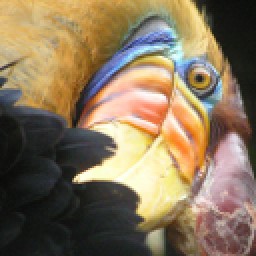
#> input picture ML-homework-main/ex7-kmeans and PCA/data/bird_small.png, 128 x 128 px, found by its file name (shown 2 times larger)
$ python ex7_kmeans_img.py
#> lines starting #> are read from the running program, lines starting #| are printed output that depends on the picture
import numpy as np
import pandas as pd
from skimage import io
import matplotlib.pyplot as plt
from sklearn.cluster import KMeans
import sys

def data_pre(path):
    """预处理数据"""
    imc = io.imread(path) / 255
    data = imc.copy().reshape(128*128, 3)
    centers = random_init(data, 16)
    return imc, data, centers

def random_init(X, k):
    """随机选取样本初始化"""
    idx = np.random.randint(0, len(X), k)
    return X[idx]

def find_centers(X, centers):
    """寻找新的聚类点"""
    idx = np.zeros(len(X))
    for i in range(len(X)):
        mindist = np.sum((X[i,:]-centers[0,:])**2)
        for j in range(1, len(centers)):
            dist = np.sum((X[i,:]-centers[j,:])**2)
            if dist<mindist:
                idx[i] = j
                mindist = dist
    return idx

def compute_centers(X, idx, k):
    """计算新的聚类点"""
    centers = []
    for i in range(k):
        centers_i = np.mean(X[idx==i], axis=0)
        centers.append(centers_i)
    return np.array(centers)

def run_Kmeans(X, centers, iters, k=16):
    """执行Kmeans算法"""
    for i in range(iters):
        idx = find_centers(X, centers)
        centers = compute_centers(X, idx, k)
    return idx, centers

def plot_compare(imc, data):
    """画出对比图"""
    fig, ax = plt.subplots(1, 2)
    ax[0].imshow(imc)
    imc = data.reshape(128, 128, 3)
    ax[1].imshow(imc)
    plt.show()

def main():
    """主函数"""
    path = 'ex7-kmeans and PCA/data/bird_small.png'
    imc = io.imread(path) / 255
    imc, data, centers = data_pre(path)
#> in random_init, `idx = np.random.randint(0, len(X), k)`: idx = [2732, 10799, 9845, 3264, 13123, 4859, 14019, 15719, 9225, 7891, 4373, 5874, 14116, 14935, 15430, 15832]
#> in data_pre, `centers = random_init(data, 16)`: centers = 16 rows, first 8: [0.682, 0.482, 0.204], [0.984, 0.992, 0.796], [0.839, 0.788, 0.824], [0.525, 0.6, 0.875], [0.286, 0.259, 0.216], [0.098, 0.106, 0.0745], [0.212, 0.224, 0.208], [0.565, 0.408, 0.388]
    k, iters = 16, 10
    if len(sys.argv)==2:
        if int(sys.argv[1])==1:
            """手搓Kmeans"""
            idx, centers = run_Kmeans(data, centers, iters, k)
            for i in range(k):
                data[idx==i] = centers[i]
        elif int(sys.argv[1])==2:
            """库函数"""
            model = KMeans(n_clusters=k, n_init=iters)
            model.fit(data)
            centers = model.cluster_centers_
            C = model.predict(data)
            data = centers[C].reshape(128, 128, 3)
        else:
            print("请输入正确的参数：\n\t1.\t手搓Kmeans\t\t2.\t库函数")
            sys.exit()
    elif len(sys.argv)==1:
        """手搓"""
        idx, centers = run_Kmeans(data, centers, iters, k)
#> idx = 16384 values, max 15 at index 96, min 0 at index 48, mean 7.72; centers = 16 rows, first 8: [0.766, 0.548, 0.254], [0.975, 0.943, 0.813], [0.784, 0.742, 0.747], [0.466, 0.564, 0.754], [0.373, 0.356, 0.386], [0.115, 0.125, 0.115], [0.331, 0.269, 0.233], [0.557, 0.465, 0.409]
        for i in range(k):
            data[idx==i] = centers[i]
    else:
        print("请输入正确的参数：\n\t1.\t手搓Kmeans\t\t2.\t库函数")
        sys.exit()
    plot_compare(imc, data)
#> in plot_compare, `imc = data.reshape(128, 128, 3)`:
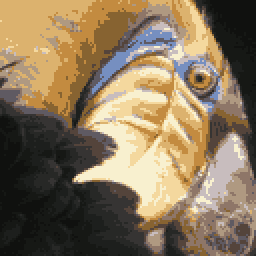
#> imc: shape (128, 128, 3) float64 (shown 2 times larger); mean of channels 0, 1, 2 0.531, 0.46, 0.358; drawn as R, G, B
#> in plot_compare, `plt.show()`:
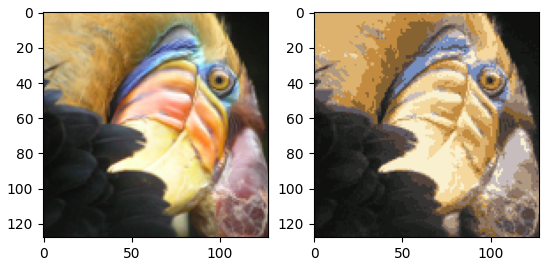
#> figure drawn by matplotlib, 2 panels

if __name__ == '__main__':
    main()
